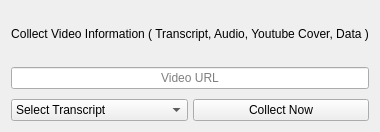
         <widget class="QWidget" name="section1" native="true">
          <property name="minimumSize">
           <size>
            <width>0</width>
            <height>132</height>
           </size>
          </property>
          <property name="maximumSize">
           <size>
            <width>16777215</width>
            <height>132</height>
           </size>
          </property>
          <layout class="QGridLayout" name="gridLayout">
           <item row="0" column="0">
            <layout class="QVBoxLayout" name="verticalLayout">
             <property name="spacing">
              <number>10</number>
             </property>
             <item>
              <widget class="QLabel" name="Title1">
               <property name="frameShape">
                <enum>QFrame::NoFrame</enum>
               </property>
               <property name="frameShadow">
                <enum>QFrame::Plain</enum>
               </property>
               <property name="text">
                <string>Collect Video Information ( Transcript, Audio, Youtube Cover, Data )</string>
               </property>
               <property name="scaledContents">
                <bool>false</bool>
               </property>
               <property name="alignment">
                <set>Qt::AlignCenter</set>
               </property>
               <property name="wordWrap">
                <bool>false</bool>
               </property>
               <property name="openExternalLinks">
                <bool>false</bool>
               </property>
              </widget>
             </item>
             <item>
              <widget class="QLineEdit" name="CollectVideoURL">
               <property name="alignment">
                <set>Qt::AlignCenter</set>
               </property>
               <property name="placeholderText">
                <string>Video URL</string>
               </property>
              </widget>
             </item>
             <item>
              <layout class="QHBoxLayout" name="horizontalLayout">
               <property name="spacing">
                <number>5</number>
               </property>
               <property name="topMargin">
                <number>0</number>
               </property>
               <item>
                <widget class="QComboBox" name="TranscriptType">
                 <property name="currentIndex">
                  <number>0</number>
                 </property>
                 <property name="placeholderText">
                  <string/>
                 </property>
                 <property name="duplicatesEnabled">
                  <bool>false</bool>
                 </property>
                 <property name="frame">
                  <bool>true</bool>
                 </property>
                 <property name="modelColumn">
                  <number>0</number>
                 </property>
                 <item>
                  <property name="text">
                   <string>Select Transcript</string>
                  </property>
                 </item>
                 <item>
                  <property name="text">
                   <string>en</string>
                  </property>
                 </item>
                 <item>
                  <property name="text">
                   <string>en-us</string>
                  </property>
                 </item>
                </widget>
               </item>
               <item>
                <widget class="QPushButton" name="CollectVideoButton">
                 <property name="enabled">
                  <bool>true</bool>
                 </property>
                 <property name="text">
                  <string>Collect Now</string>
                 </property>
                </widget>
               </item>
              </layout>
             </item>
            </layout>
           </item>
          </layout>
         </widget>
